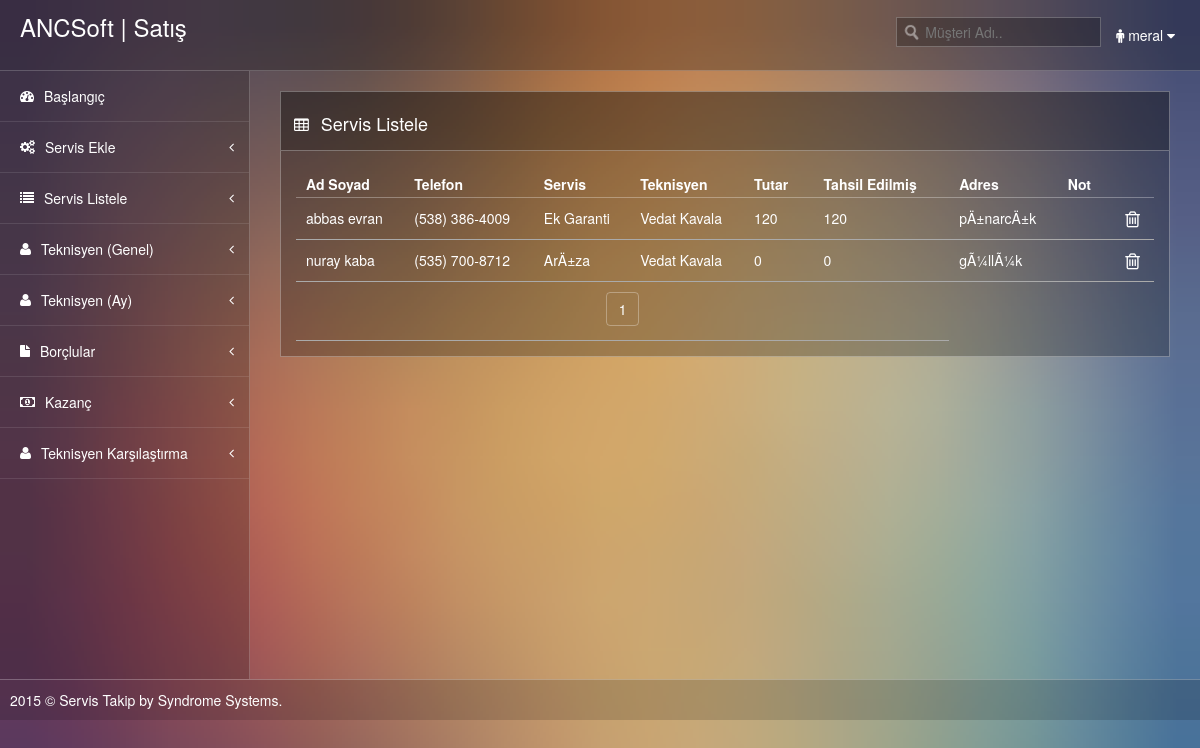
The page /servis_listele.php (signed in) on the database its author committed.
### tables this page shows
CREATE TABLE IF NOT EXISTS `servis` (
  `nS_no` int(11) NOT NULL AUTO_INCREMENT,
  `tM_ad` text NOT NULL,
  `tM_tel` text NOT NULL,
  `tM_adres` text NOT NULL,
  `tS_yapilan` text NOT NULL,
  `tS_teknisyen` text NOT NULL,
  `tS_not` text NOT NULL,
  `dS_tarih` date NOT NULL,
  `nOdeme` int(11) NOT NULL,
  `tO_durum` text NOT NULL,
  `nTahsil_edilen` int(11) NOT NULL,
  PRIMARY KEY (`nS_no`)
);

### servis_listele.php (the view, shortened to what this page needs)
<?php include("header.php"); include("bildirim.php"); include("menu.php"); ?>
  <div class="page-content">
      <div class="row">
        <div class="col-lg-12">
          <div class="widget">
            <div class="widget-header"> <i class="icon-table"></i>
              <h3>Servis Listele</h3>
            </div>
            <div class="widget-content">
<div class="example_alt_pagination">
      <div id="container">
  <div id="demo">
    <table cellpadding="0" cellspacing="0" border="0" class="display" id="example">
      <thead>
        <tr>
          <th>Ad Soyad</th>
          <th>Telefon</th>
          <th>Servis</th>
          <th>Teknisyen</th>
          <th>Tutar</th>
          <th>Tahsil Edilmiş</th>
          <th>Adres</th>
          <th>Not</th>
          <th></th>
          </tr>
        </thead>
      <tbody>
          <?php
            $sorgu=mysql_query("SELECT * FROM servis");
            $kac_kayit=mysql_num_rows($sorgu);
            $kacar=15;
            if(empty($_GET['p'])){
              $p=1;
            }
            else{
              $p=$_GET['p'];
            }
            $kac_sayfa=ceil($kac_kayit/$kacar);
            $baslangic=($p*$kacar)-$kacar;
            $sorgu=mysql_query("SELECT * FROM servis ORDER BY tM_ad LIMIT $baslangic,$kacar");
            while($oku=mysql_fetch_assoc($sorgu)){
              $s_no=$oku['nS_no'];
              echo "<tr id='s$s_no' >";
              echo "<td>".$oku['tM_ad']."</td>";
              echo "<td>".$oku['tM_tel']."</td>";
              echo "<td>".$oku['tS_yapilan']."</td>";
              echo "<td>".$oku['tS_teknisyen']."</td>";
              echo "<td>".$oku['nOdeme']."</td>";
              echo "<td>".$oku['nTahsil_edilen']."</td>";
              echo "<td>".$oku['tM_adres']."</td>";
              echo "<td>".$oku['tS_not']."</td>";
              echo "<td>";
              echo " <a href='#' id='$s_no' onclick='servisSil(this.id)'><i class='icon-large icon-trash'></i></a></td>";
              echo "</tr>";
            }
            echo "<tr>";
            echo "<td colspan='6' align='center'>";
            echo "<ul class='pagination' style='padding:0px; margin:0px;'>";
            for($i=1;$i<=$kac_sayfa;$i++){
              echo "<li><a href='servis_listele.php?p=$i'>".$i."</a></li>";
            }
            echo "</ul>";
            echo "</td>";
          ?>
      </tbody>
  </table>
    </div>
        </div>
    </div>
            </div>
          </div>
        </div>
      </div>
    </div>
  </div>
<?php include("footer.php"); ?>

### css/thin-admin.css (style rules this page uses)
body { background-color: #54364a; background-size: cover; background-image:url(../images/a.jpg); }
.page-content { color: #FFF; padding: 20px 30px; display: table-cell; float: none!important; }

### style/style.css (style rules this page uses)
.widget { position: relative; clear: both; padding-bottom: 30px; width: auto; overflow: hidden; }
.widget-header { position: relative; height: 60px; line-height: 40px; background-color: rgba(0, 0, 0, 0.40); border: 1px solid rgba(255,255,255, 0.3); }
.widget-header h3 { position: relative; top: 2px; left: 10px; display: inline-block; margin-right: 3em; font-size: 18px; font-weight: 300; color: #fff; line-height: 18px; }
.widget-header [class^="icon-"], .widget-header [class*=" icon-"] { display: inline-block; margin-left: 13px; margin-right: -2px; font-size: 16px; color: #fff; vertical-align: middle; }
.widget-content { padding: 20px 15px 15px; background-color: rgba(0, 0, 0, 0.25); border: 1px solid rgba(255,255,255, 0.3); }
.widget-header+.widget-content { border-top: none; -webkit-border-top-left-radius: 0; -webkit-border-top-right-radius: 0; -moz-border-radius-topleft: 0; -moz-border-radius-topright: 0; border-top-left-radius: 0; border-top-right-radius: 0; }
.widget-content:before, .widget-content:after { content: ""; display: table; }
.widget-content:after { clear: both; }
.widget-content { zoom: 1; }

### css/demo_table.css (style rules this page uses)
table.display { margin: 0 auto; clear: both; width: 100%; }
table.display thead th { padding: 3px 18px 3px 10px; border-bottom: 1px solid rgba(255,255,255, 0.3); font-weight: bold; cursor: pointer; * cursor: hand; }
table.display tr td { border-bottom: 1px solid #aaa; }
table.display td { padding: 10px; }

### rows shown on the page
servis: tM_ad "abbas evran", tM_tel "(538) 386-4009", tS_yapilan "Ek Garanti", tS_teknisyen "Vedat Kavala", nOdeme "120", nTahsil_edilen "120", tM_adres "pÄ±narcÄ±k"
servis: tM_ad "nuray kaba", tM_tel "(535) 700-8712", tS_yapilan "ArÄ±za", tS_teknisyen "Vedat Kavala", nOdeme "0", nTahsil_edilen "0", tM_adres "gÃ¼llÃ¼k"

### other values the page prints
$_SESSION['user'] "meral"
